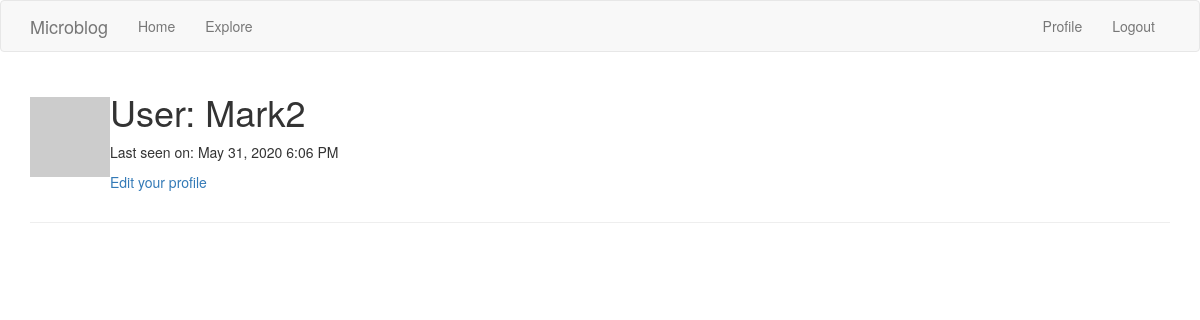
The app's page /user/Mark2 (signed in), older data.
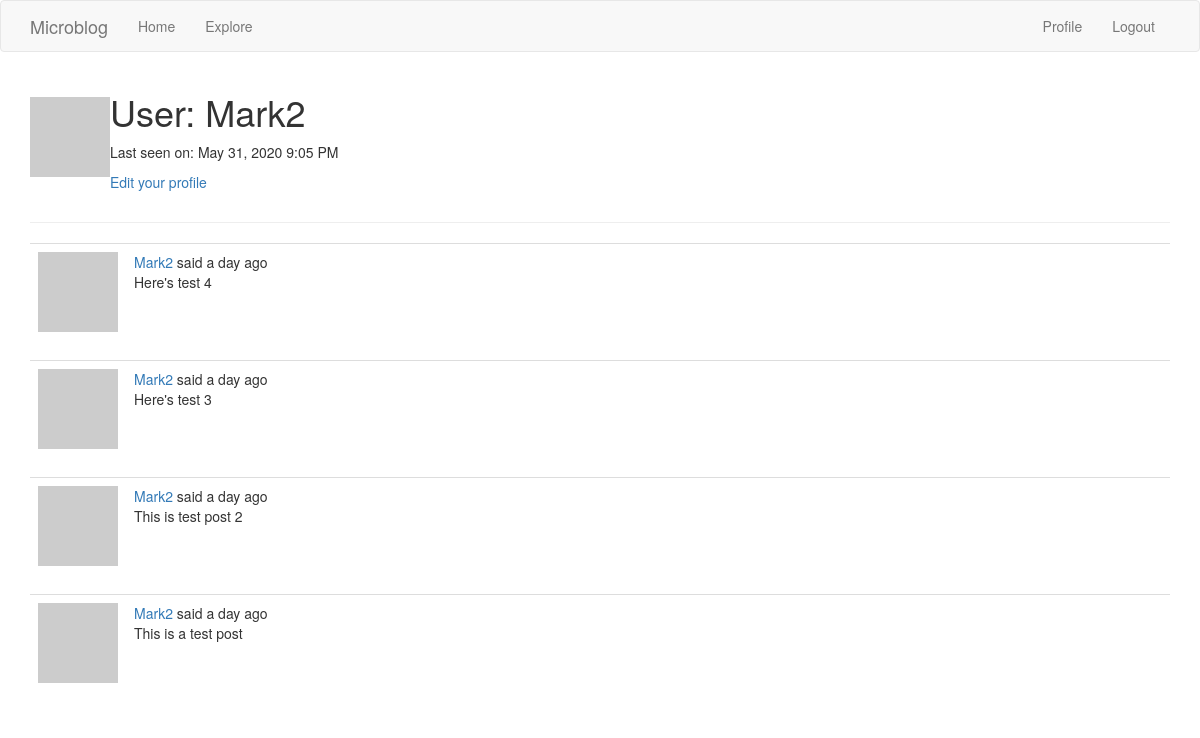
The same page, newer data.
### app/models.py (models this page shows, shortened)
class User(UserMixin, db.Model):
    id = db.Column(db.Integer, primary_key=True)
    username = db.Column(db.String(64), index=True, unique=True)
    email = db.Column(db.String(120), index=True, unique=True)
    password_hash = db.Column(db.String(128))
    posts = db.relationship('Post', backref='author', lazy='dynamic')
    about_me = db.Column(db.String(140))
    last_seen = db.Column(db.DateTime, default=datetime.utcnow)
    followed = db.relationship(
        'User', secondary=followers,
        primaryjoin=(followers.c.follower_id == id),
        secondaryjoin=(followers.c.followed_id == id),
        backref=db.backref('followers', lazy='dynamic'), lazy='dynamic')
    def avatar(self, size):
        digest = md5(self.email.lower().encode('utf-8')).hexdigest()
        return 'https://www.gravatar.com/avatar/{}?d=identicon&s={}'.format(digest, size)

class Post(db.Model):
    id = db.Column(db.Integer, primary_key=True)
    body = db.Column(db.String(140))
    timestamp = db.Column(db.DateTime, index=True, default=datetime.utcnow)
    user_id = db.Column(db.Integer, db.ForeignKey('user.id'))

### app/routes.py (the view)
@app.route('/user/<username>')
@login_required
def user(username):
    user = User.query.filter_by(username=username).first_or_404()
    page = request.args.get('page', 1, type=int)
    posts = user.posts.order_by(Post.timestamp.desc()).paginate(
        page, app.config['POSTS_PER_PAGE'], False)
    next_url = url_for('user', username=user.username, page=posts.next_num) \
        if posts.has_next else None
    prev_url = url_for('user', username=user.username, page=posts.prev_num) \
        if posts.has_prev else None
    form = EmptyForm()
    return render_template('user.html', user=user, posts=posts.items,
                           next_url=next_url, prev_url=prev_url, form=form)

### app/models.py (called while the page is built)
@login.user_loader
def load_user(id):
    return User.query.get(int(id))

### app/routes.py (called while the page is built)
@app.before_request
def before_request():
    if current_user.is_authenticated:
        current_user.last_seen = datetime.utcnow()
        db.session.commit()

### app/templates/user.html (shortened to what this page needs)
{% extends "base.html" %}
{% block app_content %}
    <table>
        <tr valign=""top">
            <td><img src="{{ user.avatar(128) }}"</td>
             <td>
                 <h1>User: {{ user.username }}</h1>
                {% if user.last_seen %}
                <p>Last seen on: {{ moment(user.last_seen).format('LLL') }}</p>
                {% endif %}
                 {% if user == current_user %}
                 <p><a href="{{ url_for('edit_profile') }}">Edit your profile</a></p>
        {% endif %}
             </td>
        </tr>
    </table>
    <hr>
    {% for post in posts %}
        {% include '_post.html' %}
    {% endfor %}
{% endblock %}

### app/templates/_post.html
<table class="table table-hover">
        <tr>
            <td width="70px">
                <a href="{{ url_for('user', username=post.author.username) }}">
                    <img src="{{ post.author.avatar(70) }}" />
                </a>
            </td>
            <td>
                <a href="{{ url_for('user', username=post.author.username) }}">
                    {{ post.author.username }}
                </a>
                said {{ moment(post.timestamp).fromNow() }}
                <br>
                {{ post.body }}
            </td>
        </tr>
    </table>

Row changes from the older to the newer data that the page shows:
changed User "Mark2": last_seen "May 31, 2020 6:06 PM" → "May 31, 2020 9:05 PM"
added Post: author.username "Mark2", timestamp "a day ago", body "Here's test 4"
added Post: author.username "Mark2", timestamp "a day ago", body "Here's test 3"
added Post: author.username "Mark2", timestamp "a day ago", body "This is test post 2"
added Post: author.username "Mark2", timestamp "a day ago", body "This is a test post"
